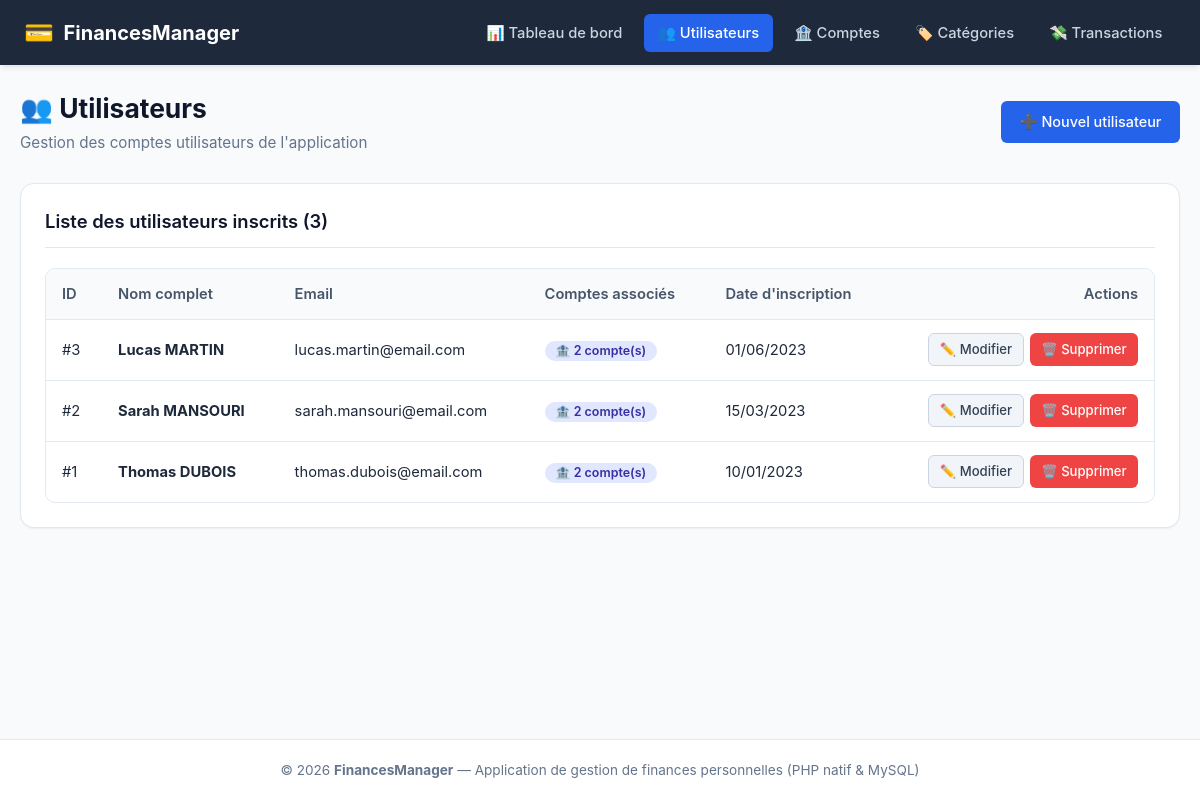
The app's page /utilisateurs/list.php with its own data.
### tables this page shows
CREATE TABLE `Utilisateur` (
    `id_utilisateur` INT AUTO_INCREMENT PRIMARY KEY,
    `nom` VARCHAR(100) NOT NULL,
    `prenom` VARCHAR(100) NOT NULL,
    `email` VARCHAR(191) NOT NULL UNIQUE,
    `mot_de_passe` VARCHAR(255) NOT NULL,
    `date_creation` DATETIME NOT NULL DEFAULT CURRENT_TIMESTAMP
);

### config/db.php (called while the page is built, shortened)
<?php
function getBaseUrl(): string {
    $scriptDir = str_replace('\\', '/', dirname($_SERVER['SCRIPT_NAME'] ?? ''));
    $subfolders = ['/utilisateurs', '/comptes', '/categories', '/transactions', '/config', '/includes'];
    foreach ($subfolders as $sub) {
        if (str_ends_with($scriptDir, $sub)) {
            $scriptDir = substr($scriptDir, 0, -strlen($sub));
            break;
        }
    }
    $trimmed = rtrim($scriptDir, '/');
    return ($trimmed === '' ? '' : $trimmed) . '/';
}
function escape(?string $value): string {
    return htmlspecialchars($value ?? '', ENT_QUOTES, 'UTF-8');
}
function formatDate(?string $date): string {
    $timestamp = strtotime($date);
    return $timestamp ? date('d/m/Y', $timestamp) : $date;
}

### utilisateurs/list.php (the view, shortened to what this page needs)
<?php
require_once __DIR__ . '/../config/db.php';
$users = [];
if (isset($pdo)) {
    try {
        $sql = "SELECT u.id_utilisateur, u.nom, u.prenom, u.email, u.date_creation,
                       COUNT(c.id_compte) AS nb_comptes
                FROM Utilisateur u
                LEFT JOIN Compte_bancaire c ON u.id_utilisateur = c.id_utilisateur
                GROUP BY u.id_utilisateur, u.nom, u.prenom, u.email, u.date_creation
                ORDER BY u.date_creation DESC";
        $stmt = $pdo->query($sql);
        $users = $stmt->fetchAll();
    } catch (PDOException $e) {
        $error = "Erreur lors de la récupération des utilisateurs : " . $e->getMessage();
    }
}
require_once __DIR__ . '/../includes/header.php';
?>
<div class="page-header">
    <div>
        <h1 class="page-title">👥 Utilisateurs</h1>
        <p class="page-subtitle">Gestion des comptes utilisateurs de l'application</p>
    </div>
    <a href="<?= $baseUrl ?>utilisateurs/add.php" class="btn btn-primary">
        ➕ Nouvel utilisateur
    </a>
</div>
<div class="card">
    <div class="card-header">
        <h2 class="card-title">Liste des utilisateurs inscrits (<?= count($users) ?>)</h2>
    </div>
    <?php if (empty($users)): ?>
        <div class="empty-state">
            <div class="empty-state-icon">👤</div>
            <h3 class="empty-state-title">Aucun utilisateur trouvé</h3>
            <p>Commencez par ajouter votre premier utilisateur pour lui associer des comptes bancaires.</p>
            <div style="margin-top: 1rem;">
                <a href="<?= $baseUrl ?>utilisateurs/add.php" class="btn btn-primary">Créer un utilisateur</a>
            </div>
        </div>
    <?php else: ?>
        <div class="table-responsive">
            <table class="data-table">
                <thead>
                    <tr>
                        <th>ID</th>
                        <th>Nom complet</th>
                        <th>Email</th>
                        <th>Comptes associés</th>
                        <th>Date d'inscription</th>
                        <th style="text-align: right;">Actions</th>
                    </tr>
                </thead>
                <tbody>
                    <?php foreach ($users as $user): ?>
                        <tr>
                            <td>#<?= (int)$user['id_utilisateur'] ?></td>
                            <td>
                                <strong><?= escape($user['prenom']) . ' ' . strtoupper(escape($user['nom'])) ?></strong>
                            </td>
                            <td><?= escape($user['email']) ?></td>
                            <td>
                                <span class="badge <?= $user['nb_comptes'] > 0 ? 'badge-courant' : 'badge-autre' ?>">
                                    🏦 <?= (int)$user['nb_comptes'] ?> compte(s)
                                </span>
                            </td>
                            <td><?= formatDate($user['date_creation']) ?></td>
                            <td style="text-align: right;">
                                <div class="table-actions" style="justify-content: flex-end;">
                                    <a href="<?= $baseUrl ?>utilisateurs/edit.php?id=<?= (int)$user['id_utilisateur'] ?>" class="btn btn-secondary btn-sm" title="Modifier">
                                        ✏️ Modifier
                                    </a>
                                    <a href="<?= $baseUrl ?>utilisateurs/delete.php?id=<?= (int)$user['id_utilisateur'] ?>"
                                       class="btn btn-danger btn-sm"
                                       title="Supprimer"
                                       data-confirm="⚠️ Attention : Supprimer cet utilisateur supprimera automatiquement en cascade tous ses comptes bancaires et l'historique de ses transactions. Confirmer la suppression ?">
                                        🗑️ Supprimer
                                    </a>
                                </div>
                            </td>
                        </tr>
                    <?php endforeach; ?>
                </tbody>
            </table>
        </div>
    <?php endif; ?>
</div>
<?php require_once __DIR__ . '/../includes/footer.php'; ?>

### assets/css/style.css (style rules this page uses)
:root { --primary: #2563eb; --primary-hover: #1d4ed8; --primary-light: #eff6ff; --secondary: #64748b; --secondary-hover: #475569; --success: #10b981; --success-light: #ecfdf5; --danger: #ef4444; --danger-light: #fef2f2; --warning: #f59e0b; --warning-light: #fffbeb; --info: #0ea5e9; --info-light: #f0f9ff; --bg: #f8fafc; --card-bg: #ffffff; --text-main: #0f172a; --text-muted: #64748b; --border: #e2e8f0; --border-focus: #93c5fd; --radius-sm: 6px; --radius-md: 10px; --radius-lg: 14px; --shadow-sm: 0 1px 2px rgba(0, 0, 0, 0.05); --shadow-md: 0 4px 6px -1px rgba(0, 0, 0, 0.08), 0 2px 4px -2px rgba(0, 0, 0, 0.05); --shadow-lg: 0 10px 15px -3px rgba(0, 0, 0, 0.08), 0 4px 6px -4px rgba(0, 0, 0, 0.05); }
* { box-sizing: border-box; margin: 0; padding: 0; }
body { font-family: -apple-system, BlinkMacSystemFont, "Segoe UI", Roboto, Oxygen, Ubuntu, Cantarell, "Open Sans", sans-serif; background-color: var(--bg); color: var(--text-main); line-height: 1.5; min-height: 100vh; display: flex; flex-direction: column; }
.page-header { display: flex; justify-content: space-between; align-items: center; flex-wrap: wrap; gap: 1rem; margin-bottom: 1.75rem; }
.page-title { font-size: 1.65rem; font-weight: 700; color: #0f172a; }
.page-subtitle { font-size: 0.95rem; color: var(--text-muted); margin-top: 0.2rem; }
.card { background-color: var(--card-bg); border: 1px solid var(--border); border-radius: var(--radius-lg); box-shadow: var(--shadow-sm); padding: 1.5rem; margin-bottom: 1.5rem; }
.card-header { display: flex; justify-content: space-between; align-items: center; margin-bottom: 1.25rem; padding-bottom: 0.75rem; border-bottom: 1px solid var(--border); }
.card-title { font-size: 1.15rem; font-weight: 600; }
.btn { display: inline-flex; align-items: center; justify-content: center; gap: 0.45rem; padding: 0.55rem 1.1rem; border-radius: var(--radius-sm); font-size: 0.9rem; font-weight: 500; text-decoration: none; cursor: pointer; border: 1px solid transparent; transition: background-color 0.15s ease, border-color 0.15s ease, transform 0.1s ease; }
.btn-primary { background-color: var(--primary); color: #ffffff; }
.btn-secondary { background-color: #f1f5f9; color: #334155; border-color: #cbd5e1; }
.btn-danger { background-color: var(--danger); color: #ffffff; }
.btn-sm { padding: 0.35rem 0.65rem; font-size: 0.82rem; border-radius: var(--radius-sm); }
.table-responsive { width: 100%; overflow-x: auto; -webkit-overflow-scrolling: touch; border-radius: var(--radius-md); border: 1px solid var(--border); background-color: #ffffff; }
.data-table { width: 100%; border-collapse: collapse; text-align: left; font-size: 0.92rem; }
.data-table th { background-color: #f8fafc; color: #475569; font-weight: 600; padding: 0.85rem 1rem; border-bottom: 1px solid var(--border); white-space: nowrap; }
.data-table td { padding: 0.85rem 1rem; border-bottom: 1px solid var(--border); vertical-align: middle; color: #1e293b; }
.data-table tbody tr:last-child td { border-bottom: none; }
.table-actions { display: flex; gap: 0.4rem; align-items: center; white-space: nowrap; }
.badge { display: inline-flex; align-items: center; gap: 0.3rem; padding: 0.25rem 0.65rem; border-radius: 9999px; font-size: 0.78rem; font-weight: 600; line-height: 1; }
.badge-courant { background-color: #e0e7ff; color: #3730a3; }

### records on screen
utilisateur: id_utilisateur "3", prenom "Lucas", nom "MARTIN", email "lucas.martin@email.com", nb_comptes "2", date_creation "01/06/2023"
utilisateur: id_utilisateur "2", prenom "Sarah", nom "MANSOURI", email "sarah.mansouri@email.com", nb_comptes "2", date_creation "15/03/2023"
utilisateur: id_utilisateur "1", prenom "Thomas", nom "DUBOIS", email "thomas.dubois@email.com", nb_comptes "2", date_creation "10/01/2023"

### other values on screen
count($users) "3"
